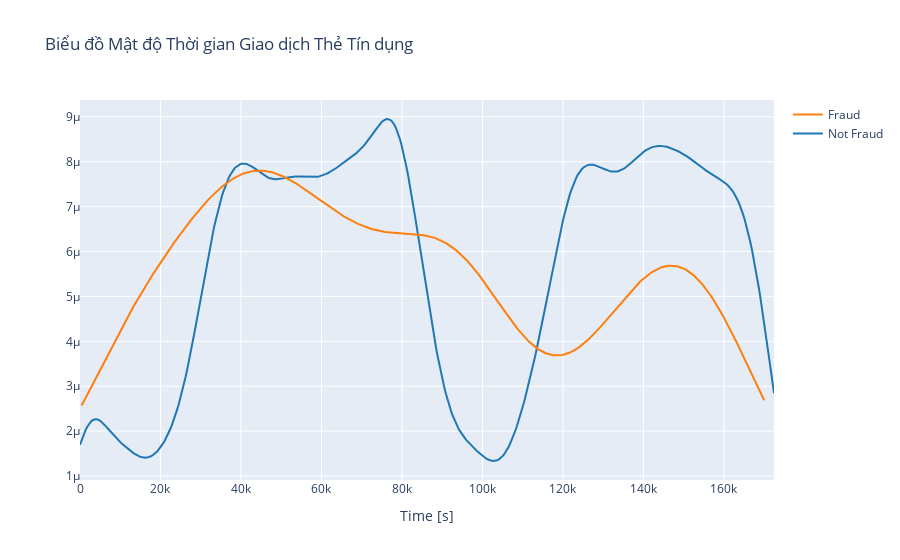

Here is the notebook cell this chart was saved with:
### Markdown cell above
## Giao dịch theo thời gian

### Code cell
class_0 = data_df.loc[data_df['Class'] == 0]["Time"]
class_1 = data_df.loc[data_df['Class'] == 1]["Time"]

hist_data = [class_0, class_1]
group_labels = ['Not Fraud', 'Fraud']

fig = ff.create_distplot(hist_data, group_labels, show_hist=False, show_rug=False)
fig['layout'].update(title='Biểu đồ Mật độ Thời gian Giao dịch Thẻ Tín dụng', xaxis=dict(title='Time [s]'))
iplot(fig, filename='dist_only')

### Figure 1 — Plotly figure (JSON) as saved in the notebook; plotly's stock layout.template omitted (floating-point values rounded to 4 significant figures; data arrays with more than 128 entries replaced by an {"elided": "..."} marker saying what was removed)
{"data": [{"legendgroup": "Not Fraud", "marker": {"color": "rgb(31, 119, 180)"}, "mode": "lines", "name": "Not Fraud", "showlegend": true, "x": {"elided": "500 float values"}, "xaxis": "x", "y": {"elided": "500 float values"}, "yaxis": "y", "type": "scatter"}, {"legendgroup": "Fraud", "marker": {"color": "rgb(255, 127, 14)"}, "mode": "lines", "name": "Fraud", "showlegend": true, "x": {"elided": "500 float values"}, "xaxis": "x", "y": {"elided": "500 float values"}, "yaxis": "y", "type": "scatter"}], "layout": {"barmode": "overlay", "hovermode": "closest", "legend": {"traceorder": "reversed"}, "title": {"text": "Biểu đồ Mật độ Thời gian Giao dịch Thẻ Tín dụng"}, "xaxis": {"anchor": "y2", "domain": [0, 1], "title": {"text": "Time [s]"}, "zeroline": false}, "yaxis": {"anchor": "free", "domain": [0, 1], "position": 0}}}
